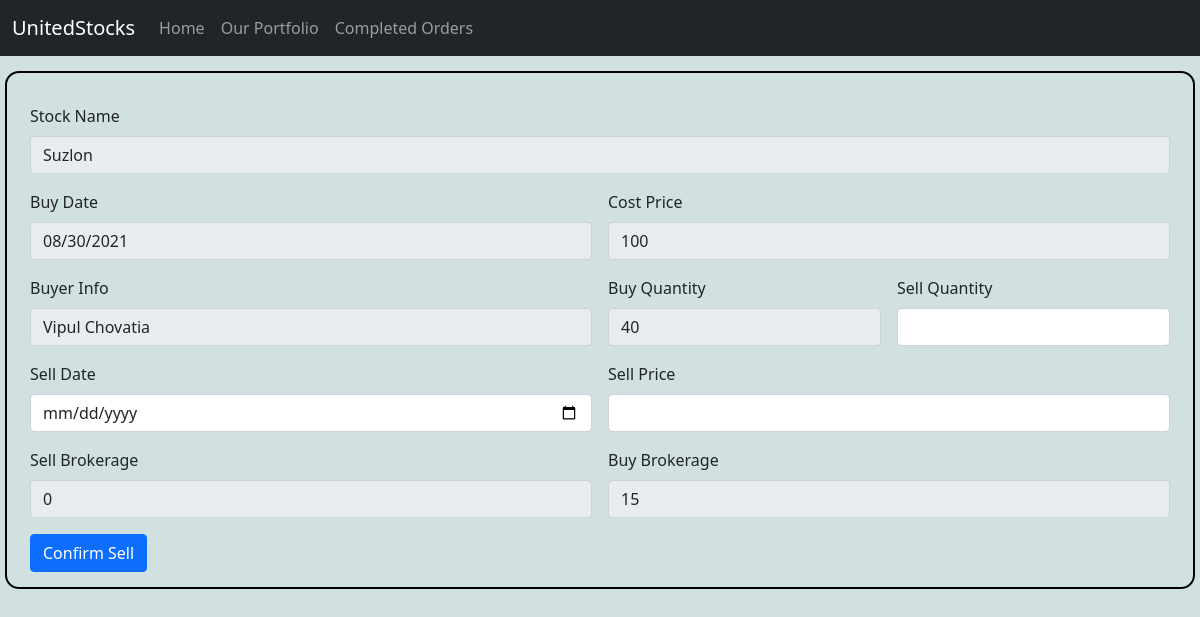
Screenshot of /Sold.php?sid=25 with the database file from the repository.
### tables this page shows
CREATE TABLE `unitedstocks` (
  `id` int(11) NOT NULL,
  `BuyDate` date NOT NULL,
  `Stock Name` varchar(100) NOT NULL,
  `Quantity` int(100) NOT NULL,
  `Price` double NOT NULL,
  `Buy Brokerage` double NOT NULL,
  `Buyer Info` varchar(50) NOT NULL,
  `Status` int(10) NOT NULL
);

### Sold.php (the view, shortened to what this page needs)
<?php
    include('conn.php');
    if(isset($_GET['sid']) && $_GET['sid']!="")
    {
        $sid=$_GET['sid'];
        $sql="SELECT * FROM `unitedstocks` where `unitedstocks`.id=$sid";
        $result = $conn->query($sql);
        $row = $result->fetch_assoc();
    }
    else
    {
        echo "Stock id not found";
    }
?>
<!doctype html>
<html lang="en">
  <head>
    <link href="https://cdn.jsdelivr.net/npm/bootstrap@5.0.2/dist/css/bootstrap.min.css" rel="stylesheet">
  </head>
  <body>
    <nav class="navbar navbar-expand-lg navbar-dark bg-dark">
        <div class="container-fluid">
            <a class="navbar-brand" href="#">UnitedStocks</a>
            <div class="collapse navbar-collapse" id="navbarNav">
            <ul class="navbar-nav">
                <li class="nav-item">
                <a class="nav-link" aria-current="page" href="index.php">Home</a>
                </li>
                <li class="nav-item">
                <a class="nav-link" href="Portfolio.php">Our Portfolio</a>
                </li>
                <li class="nav-item">
                <a class="nav-link" href="CompletedOrders.php">Completed Orders</a>
                </li>
            </ul>
            </div>
        </div>
    </nav>
    <form class="row g-3" id="Sell-form" method="POST">
        <div class="col-12">
          <label for="StockName" class="form-label">Stock Name</label>
          <input type="text" class="form-control" id="StockName" name="StockName" value="<?php echo $row['Stock Name']; ?>" readonly>
        </div>
        <div class="col-md-6">
            <label for="BuyDate" class="form-label">Buy Date</label>
            <input type="date" class="form-control" id="BuyDate" name="BuyDate" value="<?php echo $row['BuyDate']; ?>" readonly>
        </div>
        <div class="col-md-6">
            <label for="CostPrice" class="form-label">Cost Price</label>
            <input type="number" step="0.01" class="form-control" id="CostPrice" name="CostPrice" value="<?php echo $row['Price']; ?>" readonly>
        </div>
        <div class="col-6">
            <label for="BuyerInfo" class="form-label">Buyer Info</label>
            <input type="text" class="form-control" id="BuyerInfo" name="BuyerInfo" value="<?php echo $row['Buyer Info']; ?>" readonly>
        </div>
        <div class="col-md-3">
            <label for="Buy Quantity" class="form-label">Buy Quantity</label>
            <input type="number" class="form-control" id="Buy Quantity" name="BuyQuantity" value="<?php echo $row['Quantity']; ?>" readonly>
        </div>
        <div class="col-md-3">
            <label for="Sell Quantity" class="form-label">Sell Quantity</label>
            <input type="number" class="form-control" id="SellQuantity" name="SellQuantity" required>
        </div>
        <div class="col-md-6">
            <label for="SellDate" class="form-label">Sell Date</label>
            <input type="date" class="form-control" id="SellDate" name="SellDate" required>
        </div>
        <div class="col-md-6">
            <label for="SellPrice" class="form-label">Sell Price</label>
            <input type="number" step="0.01" class="form-control" id="SellPrice" name="SellPrice" required>
        </div>
        <div class="col-md-6">
            <label for="SellBrokerage" class="form-label">Sell Brokerage</label>
            <input type="text" class="form-control" id="SellBrokerage" name="SellBrokerage" value="0" readonly>
        </div>
        <div class="col-md-6">
            <label for="SellBrokerage" class="form-label">Buy Brokerage</label>
            <input type="text" class="form-control" id="BuyBrokerage" name="BuyBrokerage" value="<?php echo $row['Buy Brokerage']; ?>" readonly>
        </div>
        <div class="col-12">
            <button type="SUBMIT" class="btn btn-primary" id="SUBMIT" value="SUBMIT">Confirm Sell</button>
        </div>
    </form>
  </body>
</html>

### Sold.php (style rules this page uses)
* { margin:0; padding:0; }
body { background:rgb(209, 224, 224); }
#Sell-form { margin:15px 5px; padding:15px 15px; border: 2px solid black; border-radius:14px; }

### rows the page displays
unitedstocks: StockName "Suzlon", BuyDate "08/30/2021", CostPrice "100", BuyerInfo "Vipul Chovatia", BuyQuantity "40", BuyBrokerage "15"
